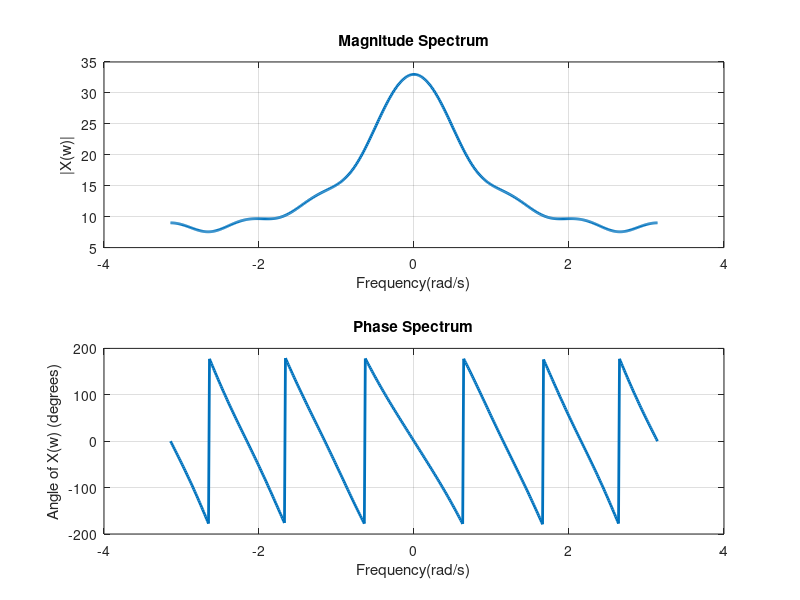

Write the MATLAB code that produced this figure.
clear all;
close all;
clc;
n = 0:6;
x = [1,1,2,3,5,8,13];
M = 501;
w = linspace(-pi, pi, M);
X = zeros(1, length(w));
for i1=1:M
for i2=1:length(x)
X(i1)=X(i1)+x(i2)*exp(-1i*w(i1)*n(i2));
end
end
subplot(211)
plot(w, abs(X), 'Linewidth', 2);
title('Magnitude Spectrum');
ylabel('|X(w)|');
xlabel('Frequency(rad/s)');
grid on
subplot(212)
plot(w, angle(X)*180/pi, 'Linewidth', 2);
title('Phase Spectrum');
ylabel('Angle of X(w) (degrees)');
xlabel('Frequency(rad/s)');
grid on